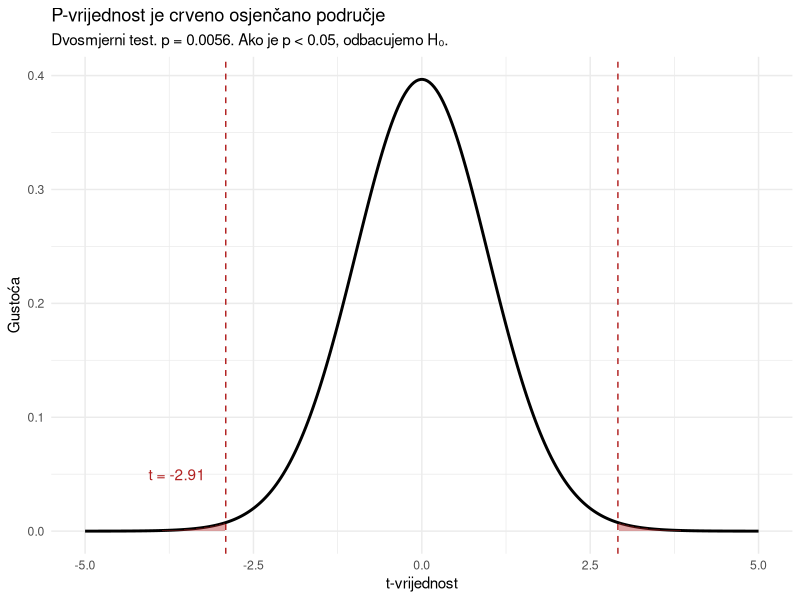
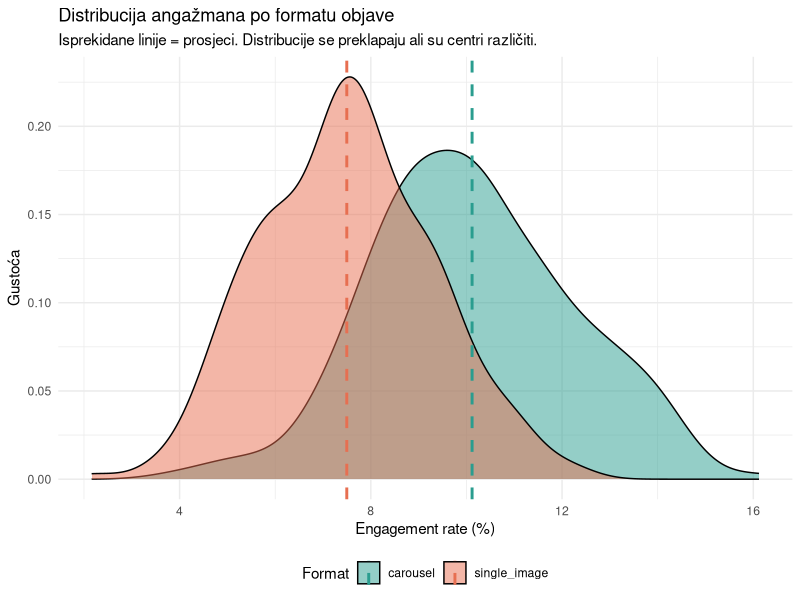
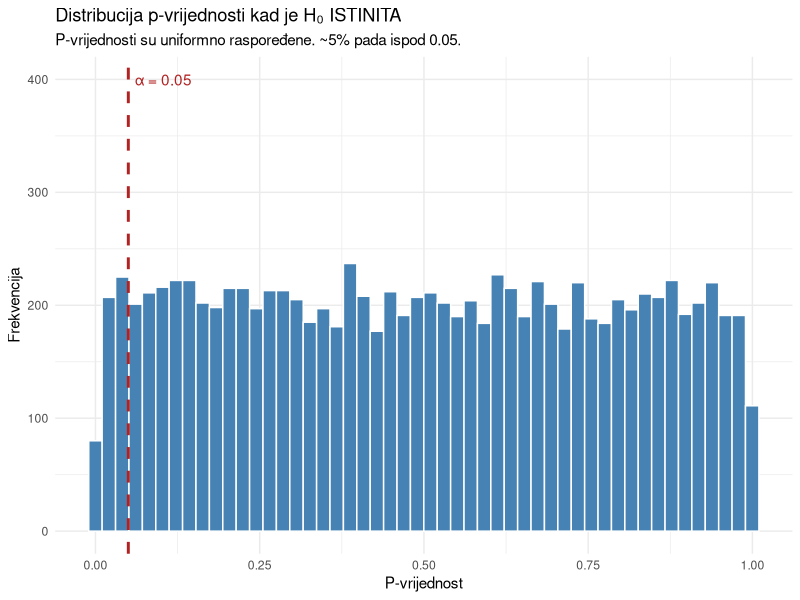
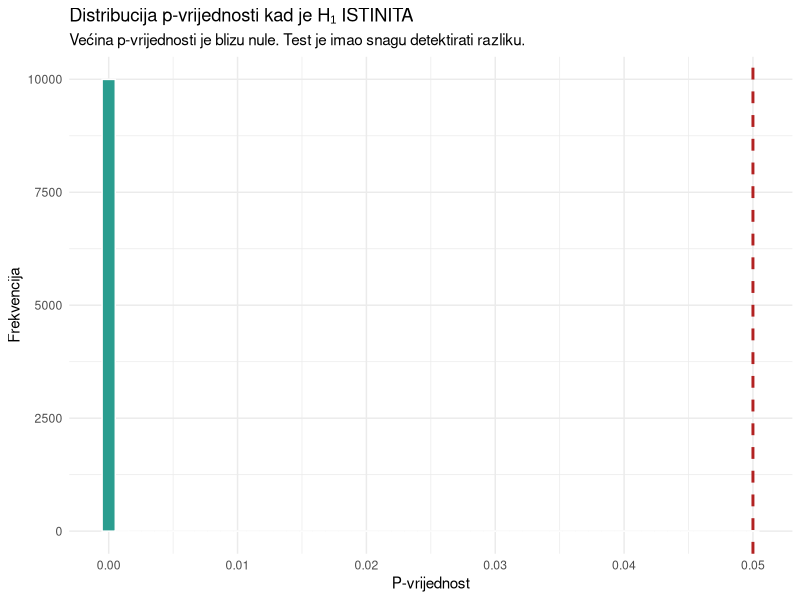
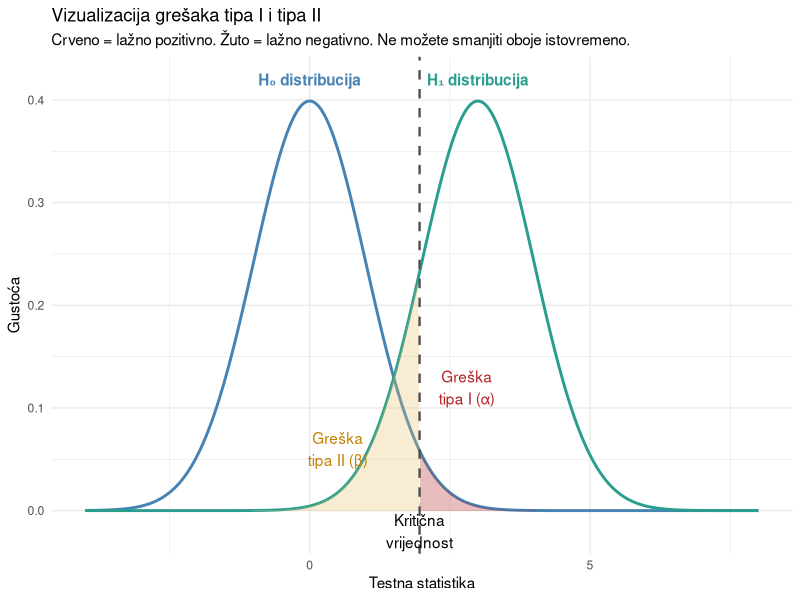
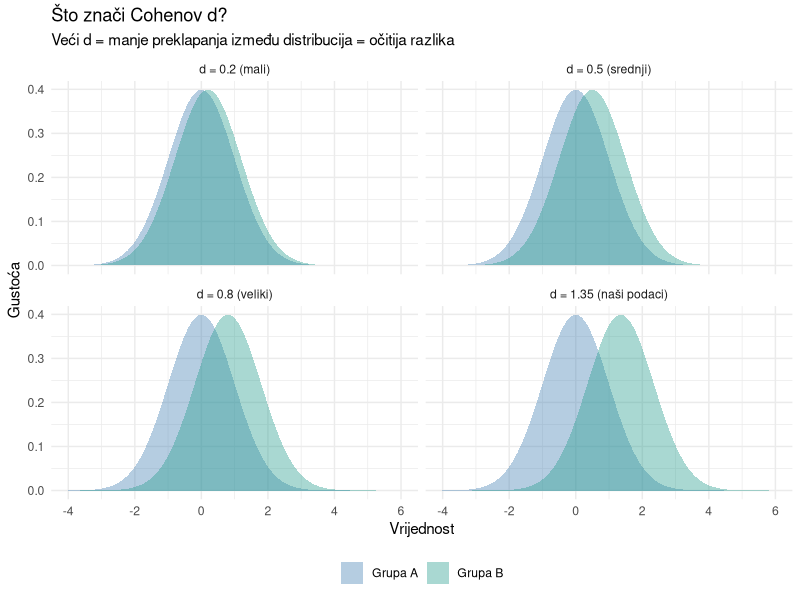
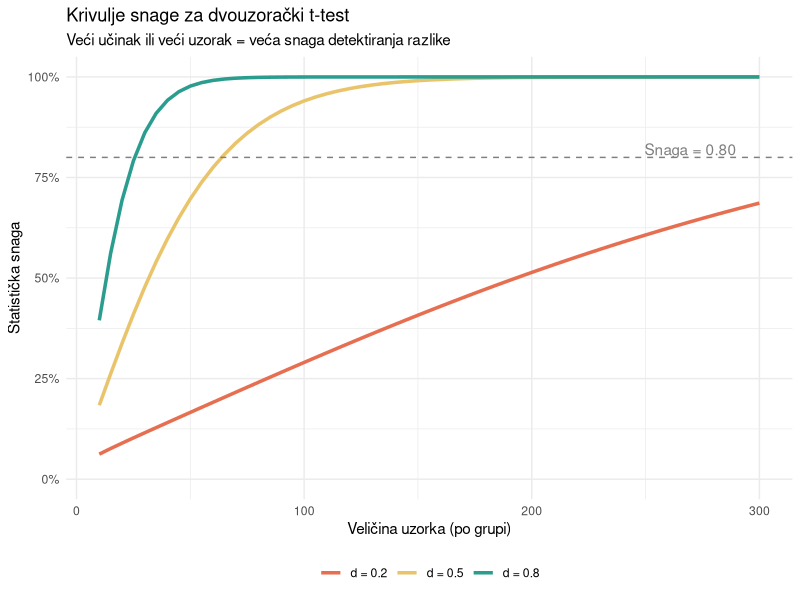
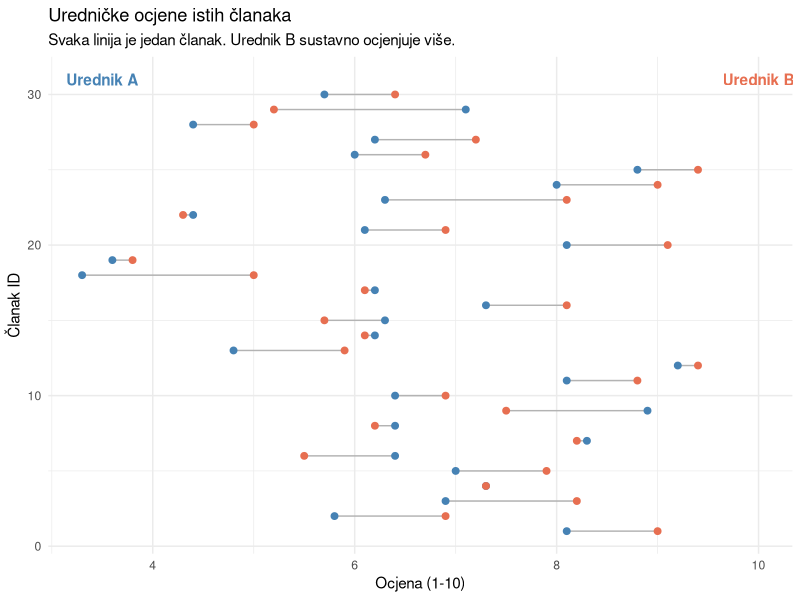

R code for these plots, in order:
## ---- chunk 1
#| label: setup
#| echo: true
#| message: false
#| warning: false

library(tidyverse)
## ---- chunk 2
#| label: ucitavanje
#| echo: true
#| message: false
#| warning: false

ig <- read_csv("../resources/datasets/instagram_ab_test.csv")
glimpse(ig)
## ---- chunk 3
#| label: opisna-statistika
#| echo: true
#| message: false
#| warning: false

ig |>
  group_by(format) |>
  summarise(
    n = n(),
    M_engagement = round(mean(engagement_rate) * 100, 2),
    SD_engagement = round(sd(engagement_rate) * 100, 2),
    M_likes = round(mean(likes), 1),
    M_comments = round(mean(comments), 1),
    .groups = "drop"
  )
## ---- chunk 4
#| label: one-sample-podaci
#| echo: true
#| message: false
#| warning: false

set.seed(42)

# Simulirani podaci: stvarno prosječno vrijeme je 2.6 minuta
vrijeme_citanja <- tibble(
  clanak_id = 1:45,
  minuta = round(rnorm(45, mean = 2.6, sd = 0.9), 1)
)

# Opisna statistika
vrijeme_citanja |>
  summarise(
    n = n(),
    M = round(mean(minuta), 2),
    SD = round(sd(minuta), 2),
    SE = round(sd(minuta) / sqrt(n()), 3)
  )
## ---- chunk 5
#| label: t-stat-rucno
#| echo: true
#| message: false
#| warning: false

x_bar <- mean(vrijeme_citanja$minuta)
mu_0 <- 3  # tvrdnja medijske kuće
s <- sd(vrijeme_citanja$minuta)
n <- nrow(vrijeme_citanja)
se <- s / sqrt(n)

t_stat <- (x_bar - mu_0) / se

cat("x̄ =", round(x_bar, 2), "\n")
cat("μ₀ =", mu_0, "\n")
cat("SE =", round(se, 3), "\n")
cat("t =", round(t_stat, 3), "\n")
cat("df =", n - 1, "\n")
## ---- chunk 6
#| label: p-vrijednost-vizualizacija
#| echo: true
#| message: false
#| warning: false
#| fig-width: 8
#| fig-height: 5

# Dvosmjerni test: gledamo obje strane
p_value <- 2 * pt(abs(t_stat), df = n - 1, lower.tail = FALSE)

x_vals <- seq(-5, 5, length.out = 300)

t_data <- tibble(x = x_vals, density = dt(x_vals, df = n - 1))

ggplot(t_data, aes(x = x, y = density)) +
  geom_line(linewidth = 1) +
  geom_area(data = t_data |> filter(x <= -abs(t_stat)),
            fill = "firebrick", alpha = 0.4) +
  geom_area(data = t_data |> filter(x >= abs(t_stat)),
            fill = "firebrick", alpha = 0.4) +
  geom_vline(xintercept = c(-abs(t_stat), abs(t_stat)),
             color = "firebrick", linetype = "dashed") +
  annotate("text", x = t_stat - 0.3, y = 0.05,
           label = paste("t =", round(t_stat, 2)), color = "firebrick", hjust = 1) +
  labs(
    title = "P-vrijednost je crveno osjenčano područje",
    subtitle = paste0("Dvosmjerni test. p = ", round(p_value, 4),
                      ". Ako je p < 0.05, odbacujemo H₀."),
    x = "t-vrijednost",
    y = "Gustoća"
  ) +
  theme_minimal()
## ---- chunk 7
#| label: p-izracun
#| echo: true
#| message: false
#| warning: false

cat("t-statistika:", round(t_stat, 3), "\n")
cat("P-vrijednost (dvosmjerni):", round(p_value, 4), "\n")
cat("α = 0.05\n")
cat("Odluka:", if_else(p_value < 0.05, "Odbacujemo H₀", "Ne možemo odbaciti H₀"), "\n")
## ---- chunk 8
#| label: t-test-funkcija
#| echo: true
#| message: false
#| warning: false

t.test(vrijeme_citanja$minuta, mu = 3)
## ---- chunk 9
#| label: smjerovi-demo
#| echo: true
#| message: false
#| warning: false

# Jednosmjerni: je li prosjek MANJI od 3?
t.test(vrijeme_citanja$minuta, mu = 3, alternative = "less")
## ---- chunk 10
#| label: two-sample-vizualizacija
#| echo: true
#| message: false
#| warning: false
#| fig-width: 8
#| fig-height: 5

ig |>
  ggplot(aes(x = engagement_rate * 100, fill = format)) +
  geom_density(alpha = 0.5) +
  geom_vline(data = ig |> group_by(format) |> summarise(M = mean(engagement_rate) * 100),
             aes(xintercept = M, color = format), linewidth = 1, linetype = "dashed") +
  scale_fill_manual(values = c("carousel" = "#2a9d8f", "single_image" = "#e76f51")) +
  scale_color_manual(values = c("carousel" = "#2a9d8f", "single_image" = "#e76f51")) +
  labs(
    title = "Distribucija angažmana po formatu objave",
    subtitle = "Isprekidane linije = prosjeci. Distribucije se preklapaju ali su centri različiti.",
    x = "Engagement rate (%)",
    y = "Gustoća",
    fill = "Format", color = "Format"
  ) +
  theme_minimal() +
  theme(legend.position = "bottom")
## ---- chunk 11
#| label: two-sample-test
#| echo: true
#| message: false
#| warning: false

carousel <- ig |> filter(format == "carousel") |> pull(engagement_rate)
single <- ig |> filter(format == "single_image") |> pull(engagement_rate)

rezultat <- t.test(carousel, single)
rezultat
## ---- chunk 12
#| label: two-sample-interpretacija
#| echo: true
#| message: false
#| warning: false

cat("Razlika prosjeka:", round((mean(carousel) - mean(single)) * 100, 2), "postotnih bodova\n")
cat("t-statistika:", round(rezultat$statistic, 2), "\n")
cat("P-vrijednost:", format(rezultat$p.value, scientific = TRUE), "\n")
cat("95% CI za razliku: [", round(rezultat$conf.int[1] * 100, 2), ",",
    round(rezultat$conf.int[2] * 100, 2), "] postotnih bodova\n")
## ---- chunk 13
#| label: welch-vs-student
#| echo: true
#| message: false
#| warning: false

# Welchov (default)
welch <- t.test(carousel, single, var.equal = FALSE)

# Studentov (pretpostavlja jednake varijance)
student <- t.test(carousel, single, var.equal = TRUE)

tibble(
  test = c("Welch (default)", "Student (var.equal=TRUE)"),
  t = round(c(welch$statistic, student$statistic), 3),
  df = round(c(welch$parameter, student$parameter), 1),
  p = format(c(welch$p.value, student$p.value), scientific = TRUE, digits = 3)
)
## ---- chunk 14
#| label: simulacija-h0-istinita
#| echo: true
#| message: false
#| warning: false
#| fig-width: 8
#| fig-height: 5

set.seed(42)

# Simulacija: H₀ je ISTINITA (isti prosjek za obje grupe)
sim_p <- map_dbl(1:10000, \(i) {
  grupa_a <- rnorm(100, mean = 0.08, sd = 0.02)
  grupa_b <- rnorm(100, mean = 0.08, sd = 0.02)  # ISTI prosjek!
  t.test(grupa_a, grupa_b)$p.value
})

cat("H₀ je ISTINITA. Od 10 000 testova:\n")
cat("p < 0.05:", sum(sim_p < 0.05), "(", round(mean(sim_p < 0.05) * 100, 1), "%)\n")
cat("p < 0.01:", sum(sim_p < 0.01), "(", round(mean(sim_p < 0.01) * 100, 1), "%)\n")

tibble(p = sim_p) |>
  ggplot(aes(x = p)) +
  geom_histogram(fill = "steelblue", color = "white", bins = 50) +
  geom_vline(xintercept = 0.05, color = "firebrick", linewidth = 1, linetype = "dashed") +
  annotate("text", x = 0.06, y = 400, label = "α = 0.05", color = "firebrick", hjust = 0) +
  labs(
    title = "Distribucija p-vrijednosti kad je H₀ ISTINITA",
    subtitle = "P-vrijednosti su uniformno raspoređene. ~5% pada ispod 0.05.",
    x = "P-vrijednost",
    y = "Frekvencija"
  ) +
  theme_minimal()
## ---- chunk 15
#| label: simulacija-h1-istinita
#| echo: true
#| message: false
#| warning: false
#| fig-width: 8
#| fig-height: 5

set.seed(42)

# Simulacija: H₁ je ISTINITA (razlika postoji)
sim_p_h1 <- map_dbl(1:10000, \(i) {
  grupa_a <- rnorm(100, mean = 0.10, sd = 0.02)
  grupa_b <- rnorm(100, mean = 0.08, sd = 0.02)  # RAZLIČIT prosjek
  t.test(grupa_a, grupa_b)$p.value
})

cat("H₁ je ISTINITA (razlika = 0.02). Od 10 000 testova:\n")
cat("p < 0.05:", sum(sim_p_h1 < 0.05), "(", round(mean(sim_p_h1 < 0.05) * 100, 1), "%)\n")

tibble(p = sim_p_h1) |>
  ggplot(aes(x = p)) +
  geom_histogram(fill = "#2a9d8f", color = "white", bins = 50) +
  geom_vline(xintercept = 0.05, color = "firebrick", linewidth = 1, linetype = "dashed") +
  labs(
    title = "Distribucija p-vrijednosti kad je H₁ ISTINITA",
    subtitle = "Većina p-vrijednosti je blizu nule. Test je imao snagu detektirati razliku.",
    x = "P-vrijednost",
    y = "Frekvencija"
  ) +
  theme_minimal()
## ---- chunk 16
#| label: tablica-odluka
#| echo: true
#| message: false
#| warning: false

tribble(
  ~` `, ~`H₀ je istinita`, ~`H₀ je lažna`,
  "Ne odbacujemo H₀", "✅ Ispravna odluka (1 - α)", "❌ Greška tipa II (β)",
  "Odbacujemo H₀", "❌ Greška tipa I (α)", "✅ Ispravna odluka (snaga = 1 - β)"
)
## ---- chunk 17
#| label: greske-vizualizacija
#| echo: true
#| message: false
#| warning: false
#| fig-width: 10
#| fig-height: 5

x <- seq(-4, 8, length.out = 500)
h0 <- dnorm(x, mean = 0, sd = 1)
h1 <- dnorm(x, mean = 3, sd = 1)

crit <- qnorm(0.975)

error_data <- tibble(x = x, H0 = h0, H1 = h1)

ggplot(error_data, aes(x = x)) +
  # H0 distribucija
  geom_line(aes(y = H0), color = "steelblue", linewidth = 1) +
  geom_area(data = error_data |> filter(x >= crit), aes(y = H0),
            fill = "firebrick", alpha = 0.3) +
  # H1 distribucija
  geom_line(aes(y = H1), color = "#2a9d8f", linewidth = 1) +
  geom_area(data = error_data |> filter(x < crit), aes(y = H1),
            fill = "#e9c46a", alpha = 0.3) +
  # Kritična vrijednost
  geom_vline(xintercept = crit, color = "grey30", linewidth = 0.8, linetype = "dashed") +
  annotate("text", x = 0, y = 0.42, label = "H₀ distribucija", color = "steelblue", fontface = "bold") +
  annotate("text", x = 3, y = 0.42, label = "H₁ distribucija", color = "#2a9d8f", fontface = "bold") +
  annotate("text", x = 2.8, y = 0.12, label = "Greška\ntipa I (α)", color = "firebrick") +
  annotate("text", x = 0.5, y = 0.06, label = "Greška\ntipa II (β)", color = "#c77f00") +
  annotate("text", x = crit, y = -0.02, label = "Kritična\nvrijednost", hjust = 0.5) +
  labs(
    title = "Vizualizacija grešaka tipa I i tipa II",
    subtitle = "Crveno = lažno pozitivno. Žuto = lažno negativno. Ne možete smanjiti oboje istovremeno.",
    x = "Testna statistika",
    y = "Gustoća"
  ) +
  theme_minimal()
## ---- chunk 18
#| label: p-vs-ucinak
#| echo: true
#| message: false
#| warning: false

set.seed(42)

# Mali uzorak, velik učinak
mali_uzorak <- t.test(rnorm(20, 10.5, 2), mu = 10)

# Velik uzorak, sićušan učinak
velik_uzorak <- t.test(rnorm(10000, 10.02, 2), mu = 10)

tibble(
  scenarij = c("Mali uzorak (n=20), velik učinak", "Velik uzorak (n=10000), sićušan učinak"),
  n = c(20, 10000),
  razlika = c("0.5 bodova", "0.02 boda"),
  p_vrijednost = c(round(mali_uzorak$p.value, 4), round(velik_uzorak$p.value, 4)),
  znacajno = c(mali_uzorak$p.value < 0.05, velik_uzorak$p.value < 0.05)
)
## ---- chunk 19
#| label: cohen-d-rucno
#| echo: true
#| message: false
#| warning: false

ig <- read_csv("../resources/datasets/instagram_ab_test.csv")

carousel <- ig |> filter(format == "carousel") |> pull(engagement_rate)
single <- ig |> filter(format == "single_image") |> pull(engagement_rate)

# Ručni izračun
n1 <- length(carousel)
n2 <- length(single)
s_pooled <- sqrt(((n1 - 1) * sd(carousel)^2 + (n2 - 1) * sd(single)^2) / (n1 + n2 - 2))
d <- (mean(carousel) - mean(single)) / s_pooled

cat("Razlika prosjeka:", round((mean(carousel) - mean(single)) * 100, 2), "postotnih bodova\n")
cat("Pooled SD:", round(s_pooled * 100, 2), "postotnih bodova\n")
cat("Cohenov d:", round(d, 3), "\n")
## ---- chunk 20
#| label: cohen-smjernice
#| echo: true
#| message: false
#| warning: false

tribble(
  ~d, ~interpretacija, ~primjer,
  "0.2", "Mali učinak", "Jedva primjetna razlika u praksi",
  "0.5", "Srednji učinak", "Razlika vidljiva prostim okom",
  "0.8", "Veliki učinak", "Razlika očita i praktično važna"
)
## ---- chunk 21
#| label: cohen-d-vizualizacija
#| echo: true
#| message: false
#| warning: false
#| fig-width: 10
#| fig-height: 8

# Vizualizacija: što znači d = 0.2, 0.5, 0.8, 1.3
d_values <- c(0.2, 0.5, 0.8, round(d, 2))
d_labels <- c("d = 0.2 (mali)", "d = 0.5 (srednji)", "d = 0.8 (veliki)",
              paste0("d = ", round(d, 2), " (naši podaci)"))

x <- seq(-4, 6, length.out = 300)

d_viz <- map_df(seq_along(d_values), \(i) {
  tibble(
    panel = d_labels[i],
    x = x,
    Grupa_A = dnorm(x, 0, 1),
    Grupa_B = dnorm(x, d_values[i], 1)
  ) |>
    pivot_longer(c(Grupa_A, Grupa_B), names_to = "grupa", values_to = "gustoca")
}) |>
  mutate(panel = factor(panel, levels = d_labels))

d_viz |>
  ggplot(aes(x = x, y = gustoca, fill = grupa)) +
  geom_area(alpha = 0.4, position = "identity") +
  facet_wrap(~panel, ncol = 2) +
  scale_fill_manual(values = c("Grupa_A" = "steelblue", "Grupa_B" = "#2a9d8f"),
                    labels = c("Grupa A", "Grupa B")) +
  labs(
    title = "Što znači Cohenov d?",
    subtitle = "Veći d = manje preklapanja između distribucija = očitija razlika",
    x = "Vrijednost", y = "Gustoća", fill = NULL
  ) +
  theme_minimal() +
  theme(legend.position = "bottom")
## ---- chunk 22
#| label: power-izracun
#| echo: true
#| message: false
#| warning: false

# power.t.test() za dvouzorački test
# Koliki uzorak trebam za srednji učinak (d = 0.5)?
power.t.test(
  delta = 0.5,       # očekivana razlika u SD jedinicama (Cohenov d)
  sd = 1,            # standardizirano na 1
  sig.level = 0.05,  # α
  power = 0.80,      # željena snaga
  type = "two.sample",
  alternative = "two.sided"
)
## ---- chunk 23
#| label: power-tablica
#| echo: true
#| message: false
#| warning: false

d_values <- c(0.2, 0.3, 0.5, 0.8, 1.0, 1.3)

power_tablica <- map_df(d_values, \(d_val) {
  rez <- power.t.test(delta = d_val, sd = 1, sig.level = 0.05, power = 0.80,
                      type = "two.sample", alternative = "two.sided")
  tibble(
    cohenov_d = d_val,
    n_po_grupi = ceiling(rez$n),
    ukupno_n = ceiling(rez$n) * 2
  )
})

power_tablica
## ---- chunk 24
#| label: power-krivulja
#| echo: true
#| message: false
#| warning: false
#| fig-width: 9
#| fig-height: 5

# Krivulja snage: kako snaga raste s veličinom uzorka
n_range <- seq(10, 300, by = 5)

power_curves <- map_df(c(0.2, 0.5, 0.8), \(d_val) {
  map_df(n_range, \(n_val) {
    p <- power.t.test(n = n_val, delta = d_val, sd = 1, sig.level = 0.05,
                      type = "two.sample", alternative = "two.sided")$power
    tibble(n = n_val, power = p, d = paste("d =", d_val))
  })
})

power_curves |>
  ggplot(aes(x = n, y = power, color = d)) +
  geom_line(linewidth = 1.2) +
  geom_hline(yintercept = 0.80, linetype = "dashed", color = "grey50") +
  annotate("text", x = 290, y = 0.82, label = "Snaga = 0.80", color = "grey50", hjust = 1) +
  scale_y_continuous(labels = scales::label_percent(), limits = c(0, 1)) +
  scale_color_manual(values = c("d = 0.2" = "#e76f51", "d = 0.5" = "#e9c46a", "d = 0.8" = "#2a9d8f")) +
  labs(
    title = "Krivulje snage za dvouzorački t-test",
    subtitle = "Veći učinak ili veći uzorak = veća snaga detektiranja razlike",
    x = "Veličina uzorka (po grupi)",
    y = "Statistička snaga",
    color = NULL
  ) +
  theme_minimal() +
  theme(legend.position = "bottom")
## ---- chunk 25
#| label: power-ig
#| echo: true
#| message: false
#| warning: false

# Kolika je snaga našeg testa s d ≈ 1.34 i n ≈ 250 po grupi?
power_ig <- power.t.test(
  n = min(n1, n2),
  delta = d,
  sd = 1,
  sig.level = 0.05,
  type = "two.sample",
  alternative = "two.sided"
)

cat("Snaga našeg testa:", round(power_ig$power, 4), "\n")
## ---- chunk 26
#| label: power-ig-minimum
#| echo: true
#| message: false
#| warning: false

# Koliki minimalni uzorak bi bio dovoljan?
min_n <- power.t.test(
  delta = d,
  sd = 1,
  sig.level = 0.05,
  power = 0.80,
  type = "two.sample"
)

cat("Minimalni n po grupi za 80% snagu:", ceiling(min_n$n), "\n")
cat("Mi smo imali:", min(n1, n2), "po grupi\n")
## ---- chunk 27
#| label: paired-primjer
#| echo: true
#| message: false
#| warning: false

set.seed(42)

# Simulacija: 30 članaka, svaki ocjenjen od 2 urednika
urednicki_rating <- tibble(
  clanak_id = 1:30,
  urednik_A = round(rnorm(30, mean = 6.5, sd = 1.2), 1),
  urednik_B = round(urednik_A + rnorm(30, mean = 0.5, sd = 0.8), 1)
)

# Urednik B ocjenjuje sustavno više
urednicki_rating <- urednicki_rating |>
  mutate(razlika = urednik_B - urednik_A)

urednicki_rating |>
  summarise(
    M_A = round(mean(urednik_A), 2),
    M_B = round(mean(urednik_B), 2),
    M_razlika = round(mean(razlika), 2),
    SD_razlika = round(sd(razlika), 2)
  )
## ---- chunk 28
#| label: paired-test
#| echo: true
#| message: false
#| warning: false

# Upareni t-test
t.test(urednicki_rating$urednik_B, urednicki_rating$urednik_A, paired = TRUE)
## ---- chunk 29
#| label: paired-vs-nepaired
#| echo: true
#| message: false
#| warning: false

# Usporedba: upareni vs nepareni test na istim podacima
paired_p <- t.test(urednicki_rating$urednik_B, urednicki_rating$urednik_A, paired = TRUE)$p.value
unpaired_p <- t.test(urednicki_rating$urednik_B, urednicki_rating$urednik_A, paired = FALSE)$p.value

cat("Upareni test p-vrijednost:  ", round(paired_p, 5), "\n")
cat("Nepareni test p-vrijednost: ", round(unpaired_p, 5), "\n")
## ---- chunk 30
#| label: paired-vizualizacija
#| echo: true
#| message: false
#| warning: false
#| fig-width: 9
#| fig-height: 5

urednicki_rating |>
  ggplot() +
  geom_segment(aes(x = urednik_A, xend = urednik_B, y = clanak_id, yend = clanak_id),
               color = "grey70", linewidth = 0.5) +
  geom_point(aes(x = urednik_A, y = clanak_id), color = "steelblue", size = 2) +
  geom_point(aes(x = urednik_B, y = clanak_id), color = "#e76f51", size = 2) +
  annotate("text", x = 3.5, y = 31, label = "Urednik A", color = "steelblue", fontface = "bold") +
  annotate("text", x = 10, y = 31, label = "Urednik B", color = "#e76f51", fontface = "bold") +
  labs(
    title = "Uredničke ocjene istih članaka",
    subtitle = "Svaka linija je jedan članak. Urednik B sustavno ocjenjuje više.",
    x = "Ocjena (1-10)",
    y = "Članak ID"
  ) +
  theme_minimal()
## ---- chunk 31
#| label: prakticna-primjer
#| echo: true
#| message: false
#| warning: false

set.seed(42)

# Scenarij 1: Statistički značajno ali praktički beznačajno
# Novi dizajn naslovnice povećava CTR s 2.00% na 2.05%
n_velik <- 50000
ctr_stari <- rbinom(n_velik, 1, 0.0200)
ctr_novi <- rbinom(n_velik, 1, 0.0205)

test1 <- t.test(ctr_novi, ctr_stari)

cat("=== Scenarij 1: Velik uzorak, sićušna razlika ===\n")
cat("Razlika CTR:", round((mean(ctr_novi) - mean(ctr_stari)) * 100, 3), "postotnih bodova\n")
cat("P-vrijednost:", round(test1$p.value, 4), "\n")
cat("Statistički značajno:", test1$p.value < 0.05, "\n")
cat("Isplati li se redizajn? Vjerojatno ne.\n\n")

# Scenarij 2: Statistički neznačajno ali potencijalno praktički važno
# Novi format povećava CTR s 2.0% na 3.5% ali mali uzorak
n_mali <- 80
ctr_stari2 <- rbinom(n_mali, 1, 0.020)
ctr_novi2 <- rbinom(n_mali, 1, 0.035)

test2 <- t.test(ctr_novi2, ctr_stari2)

cat("=== Scenarij 2: Mali uzorak, veća razlika ===\n")
cat("Razlika CTR:", round((mean(ctr_novi2) - mean(ctr_stari2)) * 100, 2), "postotnih bodova\n")
cat("P-vrijednost:", round(test2$p.value, 4), "\n")
cat("Statistički značajno:", test2$p.value < 0.05, "\n")
cat("Zaslužuje li daljnje istraživanje? Vjerojatno da.\n")
## ---- chunk 32
#| label: prakticna-matrica
#| echo: true
#| message: false
#| warning: false

tribble(
  ~` `, ~`Praktički važno`, ~`Praktički nevažno`,
  "Statistički značajno (p < 0.05)", "✅ Djeluj! Razlika postoji i važna je.", "⚠️ Razlika postoji ali je premala da bi se isplatila.",
  "Statistički neznačajno (p ≥ 0.05)", "🔍 Možda nemaš dovoljno podataka. Povećaj uzorak.", "✅ Nema učinka i to je u redu."
)
## ---- chunk 33
#| label: analiza-opisna
#| echo: true
#| message: false
#| warning: false

# Korak 1: Opisna statistika po formatu
ig |>
  group_by(format) |>
  summarise(
    n = n(),
    M_engagement = round(mean(engagement_rate) * 100, 2),
    SD_engagement = round(sd(engagement_rate) * 100, 2),
    M_likes = round(mean(likes), 0),
    M_comments = round(mean(comments), 0),
    M_shares = round(mean(shares), 0),
    M_saves = round(mean(saves), 0),
    .groups = "drop"
  )
## ---- chunk 34
#| label: analiza-boxplot
#| echo: true
#| message: false
#| warning: false
#| fig-width: 8
#| fig-height: 5

ig |>
  ggplot(aes(x = format, y = engagement_rate * 100, fill = format)) +
  geom_boxplot(alpha = 0.7, outlier.shape = NA) +
  geom_jitter(width = 0.15, alpha = 0.15, size = 1) +
  scale_fill_manual(values = c("carousel" = "#2a9d8f", "single_image" = "#e76f51")) +
  labs(
    title = "Engagement rate po formatu objave",
    subtitle = "Carousel objave imaju vidljivo viši angažman",
    x = NULL,
    y = "Engagement rate (%)"
  ) +
  theme_minimal() +
  theme(legend.position = "none")
## ---- chunk 35
#| label: analiza-test
#| echo: true
#| message: false
#| warning: false

# Korak 2: Statistički test
test_ig <- t.test(carousel, single)

# Korak 3: Veličina učinka
s_pooled <- sqrt(((n1 - 1) * sd(carousel)^2 + (n2 - 1) * sd(single)^2) / (n1 + n2 - 2))
d_ig <- (mean(carousel) - mean(single)) / s_pooled

cat("=== REZULTAT DVOUZORAČKOG T-TESTA ===\n")
cat("t(", round(test_ig$parameter, 1), ") = ", round(test_ig$statistic, 2), "\n", sep = "")
cat("p < 0.001\n")
cat("Razlika prosjeka: ", round((mean(carousel) - mean(single)) * 100, 2), " postotnih bodova\n", sep = "")
cat("95% CI za razliku: [", round(test_ig$conf.int[1] * 100, 2), ", ",
    round(test_ig$conf.int[2] * 100, 2), "] postotnih bodova\n", sep = "")
cat("Cohenov d:", round(d_ig, 2), "(veliki učinak)\n")
## ---- chunk 36
#| label: analiza-po-temi
#| echo: true
#| message: false
#| warning: false
#| fig-width: 9
#| fig-height: 5

# Korak 4: Je li prednost carousela konzistentna po temama?
ig |>
  group_by(topic, format) |>
  summarise(M = mean(engagement_rate) * 100, .groups = "drop") |>
  ggplot(aes(x = fct_reorder(topic, M, .fun = max), y = M, fill = format)) +
  geom_col(position = "dodge", alpha = 0.8) +
  scale_fill_manual(values = c("carousel" = "#2a9d8f", "single_image" = "#e76f51")) +
  labs(
    title = "Engagement rate po temi i formatu",
    subtitle = "Carousel prednost je konzistentna preko svih tema",
    x = NULL,
    y = "Prosječni engagement rate (%)",
    fill = "Format"
  ) +
  theme_minimal() +
  theme(legend.position = "bottom")
## ---- chunk 37
#| label: analiza-po-temi-testovi
#| echo: true
#| message: false
#| warning: false

# Statistički testovi po temi
ig |>
  group_by(topic) |>
  summarise(
    n_carousel = sum(format == "carousel"),
    n_single = sum(format == "single_image"),
    M_carousel = round(mean(engagement_rate[format == "carousel"]) * 100, 2),
    M_single = round(mean(engagement_rate[format == "single_image"]) * 100, 2),
    razlika = round(M_carousel - M_single, 2),
    p = round(t.test(
      engagement_rate[format == "carousel"],
      engagement_rate[format == "single_image"]
    )$p.value, 4),
    znacajno = p < 0.05,
    .groups = "drop"
  )
## ---- chunk 38
#| label: analiza-cta
#| echo: true
#| message: false
#| warning: false
#| fig-width: 9
#| fig-height: 5

# Korak 5: Utjecaj CTA na komentare
ig |>
  group_by(format, has_cta) |>
  summarise(M_comments = mean(comments), .groups = "drop") |>
  mutate(has_cta = if_else(has_cta, "S pozivom na akciju", "Bez poziva na akciju")) |>
  ggplot(aes(x = format, y = M_comments, fill = has_cta)) +
  geom_col(position = "dodge", alpha = 0.8) +
  scale_fill_manual(values = c("S pozivom na akciju" = "#264653", "Bez poziva na akciju" = "#a8dadc")) +
  labs(
    title = "Prosječan broj komentara: format × poziv na akciju",
    subtitle = "CTA povećava komentare, osobito kod carousel objava",
    x = NULL,
    y = "Prosječan broj komentara",
    fill = NULL
  ) +
  theme_minimal() +
  theme(legend.position = "bottom")
## ---- chunk 39
#| label: analiza-vrijeme
#| echo: true
#| message: false
#| warning: false
#| fig-width: 9
#| fig-height: 5

# Korak 6: Engagement po dobu dana
ig |>
  mutate(time_of_day = factor(time_of_day, levels = c("jutro", "podne", "poslijepodne", "večer"))) |>
  group_by(time_of_day, format) |>
  summarise(
    M = mean(engagement_rate) * 100,
    SE = sd(engagement_rate) / sqrt(n()) * 100,
    .groups = "drop"
  ) |>
  ggplot(aes(x = time_of_day, y = M, color = format, group = format)) +
  geom_line(linewidth = 1) +
  geom_point(size = 3) +
  geom_errorbar(aes(ymin = M - 1.96 * SE, ymax = M + 1.96 * SE), width = 0.15) +
  scale_color_manual(values = c("carousel" = "#2a9d8f", "single_image" = "#e76f51")) +
  labs(
    title = "Engagement rate po dobu dana s intervalima pouzdanosti",
    subtitle = "Carousel prednost prisutna u svim terminima. Poslijepodne je optimalno za oba formata.",
    x = NULL,
    y = "Engagement rate (%)",
    color = "Format"
  ) +
  theme_minimal() +
  theme(legend.position = "bottom")
## ---- chunk 40
#| label: analiza-zakljucak
#| echo: true
#| message: false
#| warning: false

# Korak 7: Izvještaj za urednicu
cat("════════════════════════════════════════════════════════\n")
cat("   IZVJEŠTAJ: A/B TEST FORMATA INSTAGRAM OBJAVA\n")
cat("════════════════════════════════════════════════════════\n\n")

cat("UZORAK: ", nrow(ig), " objava (", n1, " carousel, ", n2, " single image)\n\n", sep = "")

cat("GLAVNI NALAZ:\n")
cat("Carousel objave generiraju statistički značajno viši angažman\n")
cat("od single image objava.\n\n")

cat("BROJKE:\n")
cat("  Carousel engagement:    ", round(mean(carousel) * 100, 2), "% (SD = ",
    round(sd(carousel) * 100, 2), "%)\n", sep = "")
cat("  Single image engagement:", round(mean(single) * 100, 2), "% (SD = ",
    round(sd(single) * 100, 2), "%)\n", sep = "")
cat("  Razlika: ", round((mean(carousel) - mean(single)) * 100, 2),
    " postotnih bodova\n", sep = "")
cat("  95% CI:  [", round(test_ig$conf.int[1] * 100, 2), ", ",
    round(test_ig$conf.int[2] * 100, 2), "] postotnih bodova\n\n", sep = "")

cat("STATISTIKA:\n")
cat("  t(", round(test_ig$parameter, 1), ") = ", round(test_ig$statistic, 2),
    ", p < 0.001\n", sep = "")
cat("  Cohenov d = ", round(d_ig, 2), " (veliki učinak)\n\n", sep = "")

cat("DODACI:\n")
cat("  * Prednost je konzistentna preko svih tema i svih doba dana.\n")
cat("  * Poziv na akciju dodatno pojačava komentare (+15%).\n")
cat("  * Poslijepodne je optimalno vrijeme za objavu oba formata.\n\n")

cat("PREPORUKA:\n")
cat("  Prebacite što veći udio objava na carousel format,\n")
cat("  osobito za lifestyle i sportski sadržaj koji i inače\n")
cat("  generiraju najviši angažman. Kombinirajte s pozivom\n")
cat("  na akciju za maksimalne komentare.\n")
## ---- chunk 41
#| label: visestruko-testiranje
#| echo: true
#| message: false
#| warning: false

# Simulacija: 20 testova, SVI pod H₀ (nema pravih razlika)
set.seed(42)

sim_20_testova <- map_df(1:20, \(i) {
  a <- rnorm(50, mean = 5, sd = 2)
  b <- rnorm(50, mean = 5, sd = 2)  # isti prosjek!
  test <- t.test(a, b)
  tibble(test_broj = i, p = round(test$p.value, 4), znacajno = test$p.value < 0.05)
})

cat("Od 20 testova (svi H₀ istiniti):\n")
cat("Statistički značajnih:", sum(sim_20_testova$znacajno), "\n\n")

sim_20_testova |> filter(znacajno)
## ---- chunk 42
#| label: bonferroni
#| echo: true
#| message: false
#| warning: false

# Bonferronijeva korekcija
sim_20_testova |>
  mutate(
    p_korigirana = p.adjust(p, method = "bonferroni"),
    znacajno_korigirano = p_korigirana < 0.05
  ) |>
  filter(znacajno | znacajno_korigirano) |>
  select(test_broj, p, znacajno, p_korigirana, znacajno_korigirano)
## ---- chunk 43
#| label: pregled-tablica
#| echo: true
#| message: false
#| warning: false

tribble(
  ~test, ~situacija, ~R_kod, ~primjer,
  "Jednouzorački", "Jedan uzorak vs poznata vrijednost", "t.test(x, mu = 5)", "Je li prosječno vrijeme čitanja = 3 min?",
  "Dvouzorački (nezavisni)", "Dvije nezavisne skupine", "t.test(x, y)", "Carousel vs single image engagement",
  "Upareni", "Iste jedinice, dva mjerenja", "t.test(x, y, paired = TRUE)", "Ocjene istih članaka od 2 urednika"
)
